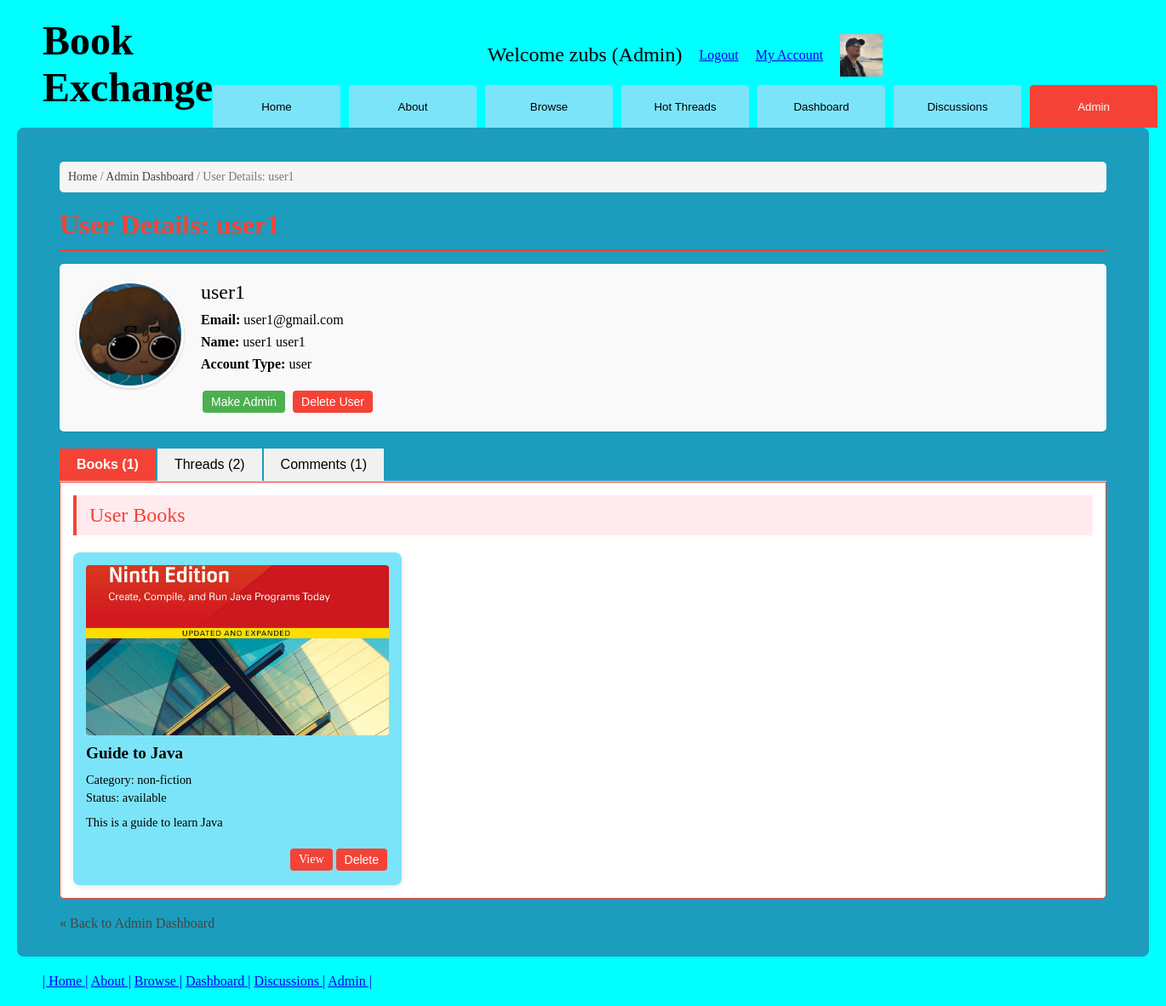
Page /user_detail.php?username=user1 (signed in) on the committed database.
### tables this page shows
CREATE TABLE `users` (
  `username` varchar(25) NOT NULL,
  `password` varchar(33) NOT NULL,
  `email` varchar(25) NOT NULL,
  `firstname` varchar(25) NOT NULL,
  `lastname` varchar(50) NOT NULL,
  `profilepic` varchar(50) NOT NULL,
  `type` varchar(10) DEFAULT 'user'
);

CREATE TABLE `books` (
  `book_id` int(11) NOT NULL,
  `title` varchar(100) NOT NULL,
  `description` text NOT NULL,
  `category` varchar(50) NOT NULL,
  `username` varchar(25) NOT NULL,
  `cover_image` varchar(100) DEFAULT NULL,
  `status` enum('available','borrowed','reserved') DEFAULT 'available',
  `created_at` timestamp NOT NULL DEFAULT current_timestamp(),
  `updated_at` timestamp NOT NULL DEFAULT current_timestamp() ON UPDATE current_timestamp()
);

### user_detail.php (the view, shortened to what this page needs)
<?php
$targetUsername = $_GET['username'];
$userData = null;
$userBooks = [];
$userComments = [];
$userThreads = [];
try {
    $pdo = new PDO(DBCONNSTRING, DBUSER, DBPASS);
    $pdo->setAttribute(PDO::ATTR_ERRMODE, PDO::ERRMODE_EXCEPTION);
    $sql = "SELECT * FROM users WHERE username = :username";
    $stmt = $pdo->prepare($sql);
    $stmt->bindParam(':username', $targetUsername, PDO::PARAM_STR);
    $stmt->execute();
    $userData = $stmt->fetch(PDO::FETCH_ASSOC);
    $sql = "SELECT * FROM books WHERE username = :username ORDER BY created_at DESC LIMIT 10";
    $stmt = $pdo->prepare($sql);
    $stmt->bindParam(':username', $targetUsername, PDO::PARAM_STR);
    $stmt->execute();
    $userBooks = $stmt->fetchAll(PDO::FETCH_ASSOC);
    $sql = "SELECT c.*, t.title as thread_title FROM comments c
            JOIN threads t ON c.thread_id = t.thread_id
            WHERE c.username = :username
            ORDER BY c.created_at DESC LIMIT 10";
    $stmt = $pdo->prepare($sql);
    $stmt->bindParam(':username', $targetUsername, PDO::PARAM_STR);
    $stmt->execute();
    $userComments = $stmt->fetchAll(PDO::FETCH_ASSOC);
    $sql = "SELECT * FROM threads WHERE username = :username ORDER BY created_at DESC LIMIT 10";
    $stmt = $pdo->prepare($sql);
    $stmt->bindParam(':username', $targetUsername, PDO::PARAM_STR);
    $stmt->execute();
    $userThreads = $stmt->fetchAll(PDO::FETCH_ASSOC);
} catch(PDOException $e) {
    $_SESSION['error_message'] = "Database error: " . $e->getMessage();
    header("Location: admin.php");
    exit;
}
include('includes/header.php');
?>
<div class="main-container">
    <div class="breadcrumb">
        <a href="home.php">Home</a> /
        <a href="admin.php">Admin Dashboard</a> /
        <span>User Details: <?php echo htmlspecialchars($targetUsername); ?></span>
    </div>
    <h2 style="color: #f44336; border-bottom: 2px solid #f44336; padding-bottom: 10px;">User Details: <?php echo htmlspecialchars($targetUsername); ?></h2>
    <div class="user-profile">
        <div class="user-profile-header">
            <div class="user-profile-image">
                <img src="<?php echo htmlspecialchars($userData['profilepic']); ?>" alt="<?php echo htmlspecialchars($targetUsername); ?>'s profile picture">
            </div>
            <div class="user-profile-info">
                <h3><?php echo htmlspecialchars($targetUsername); ?></h3>
                <p><strong>Email:</strong> <?php echo htmlspecialchars($userData['email']); ?></p>
                <p>
                    <strong>Name:</strong>
                    <?php
                        $fullName = trim($userData['firstname'] . ' ' . $userData['lastname']);
                        echo !empty($fullName) ? htmlspecialchars($fullName) : '<em>Not provided</em>';
                    ?>
                </p>
                <p><strong>Account Type:</strong> <?php echo htmlspecialchars($userData['type']); ?></p>
                <div class="user-actions">
                    <?php if ($targetUsername !== $_SESSION['username']): ?>
                        <div class="action-buttons">
                            <?php if ($userData['type'] === 'user'): ?>
                                <form action="admin_actions.php" method="post" class="inline-form">
                                    <button type="submit" class="promote-button">Make Admin</button>
                                </form>
                            <?php endif; ?>
                            <form action="admin_actions.php" method="post" class="inline-form">
                                <button type="submit" class="delete-button" onclick="return confirm('Are you sure you want to delete this user? All their content will be deleted. This action cannot be undone.')">Delete User</button>
                            </form>
                        </div>
                    <?php else: ?>
                        <p><em>(This is your account)</em></p>
                    <?php endif; ?>
                </div>
            </div>
        </div>
    </div>
    <div class="user-content-tabs">
        <button class="content-tab-link active" data-tab="user-books">Books (<?php echo count($userBooks); ?>)</button>
        <button class="content-tab-link" data-tab="user-threads">Threads (<?php echo count($userThreads); ?>)</button>
        <button class="content-tab-link" data-tab="user-comments">Comments (<?php echo count($userComments); ?>)</button>
    </div>
    <div id="user-books" class="tab-content active">
        <?php if (empty($userBooks)): ?>
            <p>This user has not added any books yet.</p>
        <?php else: ?>
            <h3 class="admin-section-heading">User Books</h3>
            <div class="book-grid">
                <?php foreach ($userBooks as $book): ?>
                    <div class="book-item">
                        <?php if ($book['cover_image']): ?>
                            <img src="<?php echo htmlspecialchars($book['cover_image']); ?>" alt="<?php echo htmlspecialchars($book['title']); ?>" class="book-cover">
                        <?php else: ?>
                            <img src="images/book.PNG" alt="Default cover" class="book-cover">
                        <?php endif; ?>
                        <div class="book-details">
                            <h4><?php echo htmlspecialchars($book['title']); ?></h4>
                            <p class="book-category">Category: <?php echo htmlspecialchars($book['category']); ?></p>
                            <p class="book-status">Status: <?php echo htmlspecialchars($book['status']); ?></p>
                            <p class="book-description">
                                <?php echo htmlspecialchars(substr($book['description'], 0, 100)) .
                                (strlen($book['description']) > 100 ? '...' : ''); ?>
                            </p>
                            <div class="book-actions">
                                <a href="book_detail.php?id=<?php echo $book['book_id']; ?>" class="view-button">View</a>
                                <form action="admin_actions.php" method="post" class="inline-form">
                                    <button type="submit" class="delete-button" onclick="return confirm('Are you sure you want to delete this book? This action cannot be undone.')">Delete</button>
                                </form>
                            </div>
                        </div>
                    </div>
                <?php endforeach; ?>
            </div>
        <?php endif; ?>
    </div>
    <div class="back-link">
        <a href="admin.php">&laquo; Back to Admin Dashboard</a>
    </div>
</div>
<?php
include('includes/footer.php');
?>

### css/stylesheet.css (style rules this page uses)
html, body, header, footer, hgroup, nav, article, section, figure, figcaption, h1, h2, h3, ul, li, body, div, p, img { margin: 0; padding: 0; font-size: 100%; vertical-align: baseline; border: 0; }
body { background-color: aqua; }
h2 { font-size: 2em; }
h3 { font-size: 1.5em; font-weight: normal; }
.breadcrumb { margin: 20px 0; padding: 10px; background-color: #f0f0f0; border-radius: 5px; }
.breadcrumb a { color: #333; text-decoration: none; }
.book-grid { display: grid; grid-template-columns: repeat(auto-fill, minmax(300px, 1fr)); gap: 20px; margin-top: 20px; }
.book-item { background-color: rgb(124, 228, 249); border-radius: 8px; padding: 15px; box-shadow: 0 2px 4px rgba(0, 0, 0, 0.1); display: flex; flex-direction: column; }
.book-cover { width: 100%; height: 200px; object-fit: cover; border-radius: 4px; margin-bottom: 10px; }
.book-details { flex: 1; display: flex; flex-direction: column; }
.book-details h4 { margin: 0 0 10px 0; font-size: 1.2em; }
.book-owner, .book-category, .book-status { font-size: 0.9em; margin: 2px 0; }
.book-description { margin: 10px 0; font-size: 0.9em; flex: 1; }
.book-actions { margin-top: 10px; display: flex; justify-content: flex-end; }
.back-link { margin-top: 20px; }
.back-link a { color: #0099cc; text-decoration: none; }
.breadcrumb { margin-bottom: 20px; padding: 10px; background-color: #f5f5f5; border-radius: 5px; font-size: 0.9em; }
.breadcrumb a { color: #3498db; text-decoration: none; }
.breadcrumb span { color: #777; }
.admin-section-heading { background-color: #ffebee; color: #f44336; padding: 10px 15px; border-left: 4px solid #f44336; margin-bottom: 15px; }
.tab-content { display: none; padding: 15px; background-color: #fff; border-radius: 0 0 5px 5px; margin-bottom: 20px; border: 1px solid #f44336; }
.tab-content.active { display: block; }
.view-button, .promote-button, .demote-button, .delete-button { display: inline-block; padding: 5px 10px; margin: 2px; border: none; border-radius: 4px; cursor: pointer; font-size: 14px; text-decoration: none; text-align: center; }
.view-button { background-color: #f44336; color: white; }
.promote-button { background-color: #4CAF50; color: white; }
.delete-button { background-color: #f44336; color: white; }
.inline-form { display: inline; }
.user-profile { background-color: #f9f9f9; border-radius: 5px; padding: 20px; margin-bottom: 20px; box-shadow: 0 1px 3px rgba(0,0,0,0.1); }
.user-profile-header { display: flex; gap: 20px; }
.user-profile-image img { width: 120px; height: 120px; border-radius: 50%; object-fit: cover; border: 3px solid #fff; box-shadow: 0 1px 3px rgba(0,0,0,0.2); }
.user-profile-info { flex: 1; }
.user-profile-info h3 { margin-top: 0; margin-bottom: 10px; font-size: 24px; }
.user-profile-info p { margin-bottom: 8px; }
.user-actions { margin-top: 20px; }
.user-content-tabs { display: flex; margin-top: 20px; border-bottom: 1px solid #ddd; }
.content-tab-link { background-color: #f1f1f1; border: none; padding: 10px 20px; cursor: pointer; font-size: 16px; transition: 0.3s; margin-right: 2px; }
.content-tab-link.active { background-color: #f44336; color: white; font-weight: bold; }
.action-buttons { display: flex; flex-wrap: wrap; gap: 5px; }
.breadcrumb { margin-bottom: 20px; font-size: 14px; color: #777; }
.breadcrumb a { color: #444; text-decoration: none; }
.back-link { margin-top: 20px; margin-bottom: 10px; }
.back-link a { color: #444; text-decoration: none; }

### rows in the picture
users: profilepic (picture), email "user1@gmail.com", fullName "user1 user1", type "user"
books: cover_image (picture), title "Guide to Java", category "non-fiction", status "available", description "This is a guide to learn Java"

### other values in the picture
$_SESSION['username'] "zubs"
$welcomeText "(Admin)"
$targetUsername "user1"
count($userBooks) "1"
count($userThreads) "2"
count($userComments) "1"
